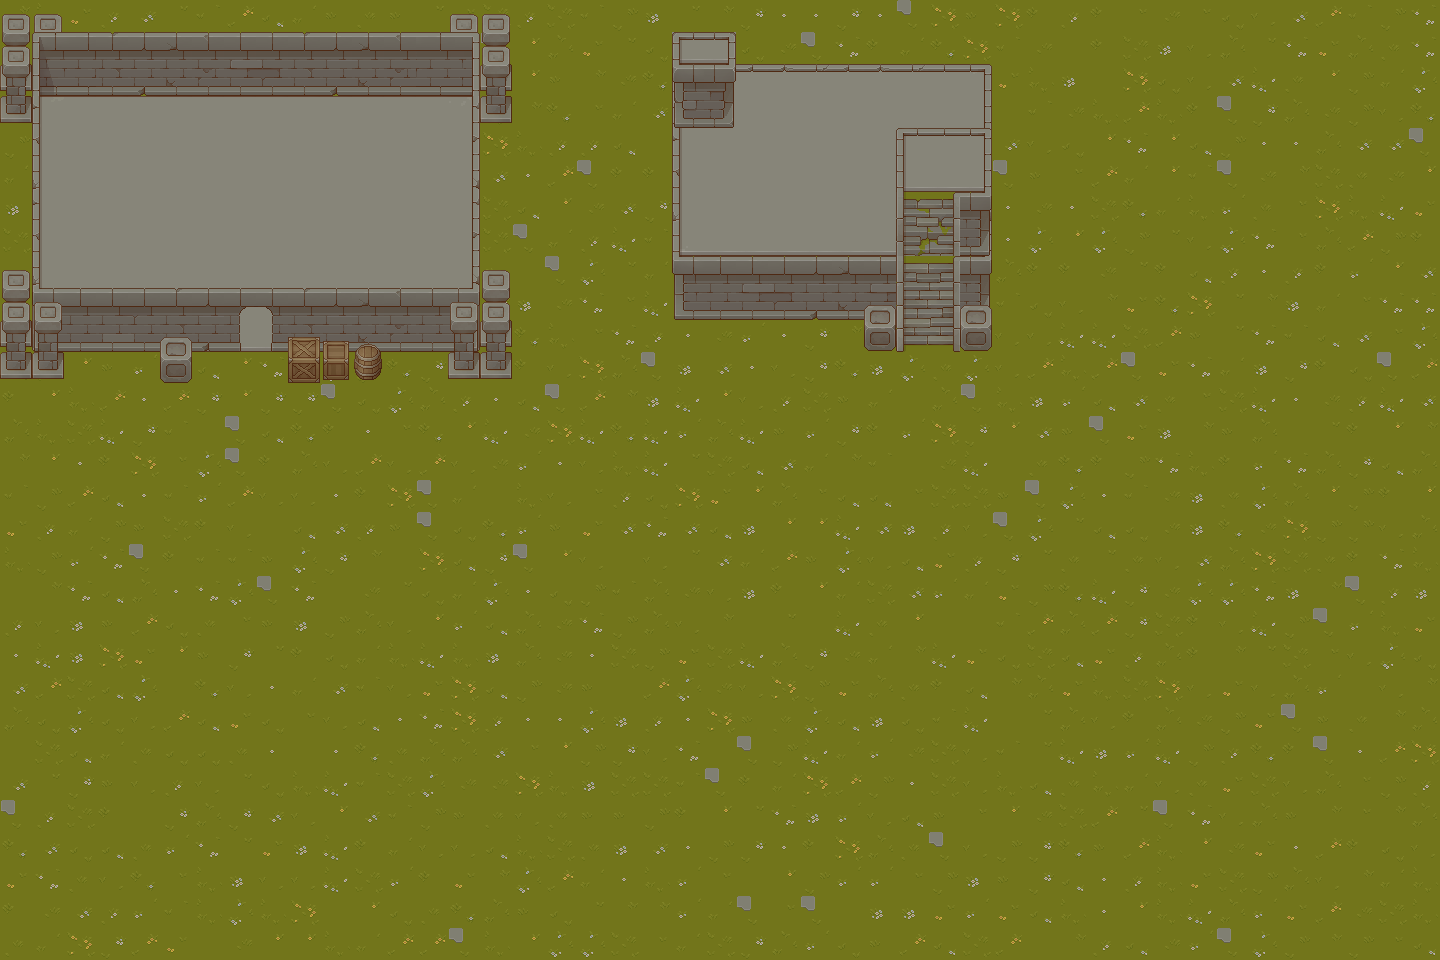

This is a level from a 2D game, rendered from its Tiled map with the project's own tilesets. A one-line summary and the map file follow, with tile-layer data summarised:
An orthogonal 45x30 tile map with 32x32 px tiles, 8 tile layers (grass, stone, on ground, structs behind walls, ...), 5 tilesets and 101 objects (starting_position, npc_1_spawn).

<map version="1.8" tiledversion="1.8.4" orientation="orthogonal" renderorder="right-down" width="45" height="30" tilewidth="32" tileheight="32" infinite="0" nextlayerid="13" nextobjectid="5">
 <tileset firstgid="1" name="TX Tileset Grass" tilewidth="32" tileheight="32" tilecount="64" columns="8">
  <image source="../_cainos/TX Tileset Grass.png" width="256" height="256" />
 </tileset>
 <tileset firstgid="65" name="TX Tileset Wall" tilewidth="32" tileheight="32" tilecount="256" columns="16">
  <image source="../_cainos/TX Tileset Wall.png" width="512" height="512" />
  <tile id="17">
   <objectgroup draworder="index" id="2">
    <object id="1" x="0" y="0" width="8" height="32" />
    <object id="2" x="8" y="0" width="24" height="8" />
   </objectgroup>
  </tile>
  <tile id="18">
   <objectgroup draworder="index" id="2">
    <object id="1" x="0" y="0" width="32" height="8" />
   </objectgroup>
  </tile>
  <tile id="19">
   <objectgroup draworder="index" id="2">
    <object id="1" x="0" y="0" width="24" height="8" />
    <object id="2" x="24" y="0" width="8" height="32" />
   </objectgroup>
  </tile>
  <tile id="21">
   <objectgroup draworder="index" id="2">
    <object id="1" x="0" y="0" width="32" height="32" />
   </objectgroup>
  </tile>
  <tile id="22">
   <objectgroup draworder="index" id="2">
    <object id="1" x="0" y="0" width="32" height="32" />
   </objectgroup>
  </tile>
  <tile id="23">
   <objectgroup draworder="index" id="2">
    <object id="1" x="0" y="0" width="32" height="32" />
   </objectgroup>
  </tile>
  <tile id="25">
   <objectgroup draworder="index" id="2">
    <object id="1" x="0" y="0" width="10" height="32" />
   </objectgroup>
  </tile>
  <tile id="26">
   <objectgroup draworder="index" id="2">
    <object id="1" x="24" y="0" width="8" height="32" />
   </objectgroup>
  </tile>
  <tile id="28">
   <objectgroup draworder="index" id="2">
    <object id="1" x="0" y="0" width="32" height="8" />
   </objectgroup>
  </tile>
  <tile id="29">
   <objectgroup draworder="index" id="2">
    <object id="1" x="0" y="0" width="32" height="8" />
   </objectgroup>
  </tile>
  <tile id="30">
   <objectgroup draworder="index" id="2">
    <object id="1" x="0" y="0" width="32" height="8" />
   </objectgroup>
  </tile>
  <tile id="33">
   <objectgroup draworder="index" id="2">
    <object id="1" x="0" y="0" width="10" height="32" />
   </objectgroup>
  </tile>
  <tile id="35">
   <objectgroup draworder="index" id="2">
    <object id="1" x="24" y="0" width="8" height="32" />
   </objectgroup>
  </tile>
  <tile id="37">
   <objectgroup draworder="index" id="2">
    <object id="1" x="0" y="0" width="32" height="32" />
   </objectgroup>
  </tile>
  <tile id="38">
   <objectgroup draworder="index" id="2">
    <object id="1" x="0" y="0" width="32" height="32" />
   </objectgroup>
  </tile>
  <tile id="39">
   <objectgroup draworder="index" id="2">
    <object id="1" x="0" y="0" width="32" height="32" />
   </objectgroup>
  </tile>
  <tile id="41">
   <objectgroup draworder="index" id="2">
    <object id="1" x="0" y="0" width="10" height="32" />
   </objectgroup>
  </tile>
  <tile id="42">
   <objectgroup draworder="index" id="2">
    <object id="1" x="24" y="0" width="8" height="32" />
   </objectgroup>
  </tile>
  <tile id="44">
   <objectgroup draworder="index" id="2">
    <object id="1" x="0" y="0" width="32" height="32" />
   </objectgroup>
  </tile>
  <tile id="45">
   <objectgroup draworder="index" id="2">
    <object id="1" x="0" y="0" width="32" height="32" />
   </objectgroup>
  </tile>
  <tile id="49">
   <objectgroup draworder="index" id="2">
    <object id="1" x="0" y="0" width="32" height="32" />
   </objectgroup>
  </tile>
  <tile id="50">
   <objectgroup draworder="index" id="2">
    <object id="1" x="0" y="0" width="32" height="32" />
   </objectgroup>
  </tile>
  <tile id="51">
   <objectgroup draworder="index" id="2">
    <object id="1" x="0" y="0" width="32" height="32" />
   </objectgroup>
  </tile>
  <tile id="53">
   <objectgroup draworder="index" id="2">
    <object id="1" x="0" y="0" width="8" height="32" />
   </objectgroup>
  </tile>
  <tile id="55">
   <objectgroup draworder="index" id="2">
    <object id="1" x="24" y="0" width="8" height="32" />
   </objectgroup>
  </tile>
  <tile id="57">
   <objectgroup draworder="index" id="2">
    <object id="1" x="0" y="0" width="10" height="32" />
   </objectgroup>
  </tile>
  <tile id="58">
   <objectgroup draworder="index" id="2">
    <object id="1" x="24" y="0" width="8" height="32" />
   </objectgroup>
  </tile>
  <tile id="60">
   <objectgroup draworder="index" id="2">
    <object id="1" x="0" y="0" width="32" height="32" />
   </objectgroup>
  </tile>
  <tile id="61">
   <objectgroup draworder="index" id="2">
    <object id="1" x="0" y="0" width="32" height="32" />
   </objectgroup>
  </tile>
  <tile id="65">
   <objectgroup draworder="index" id="2">
    <object id="1" x="2" y="0" width="30" height="32" />
   </objectgroup>
  </tile>
  <tile id="66">
   <objectgroup draworder="index" id="2">
    <object id="1" x="0" y="0" width="32" height="32" />
   </objectgroup>
  </tile>
  <tile id="67">
   <objectgroup draworder="index" id="2">
    <object id="1" x="0" y="0" width="30" height="32" />
   </objectgroup>
  </tile>
  <tile id="69">
   <objectgroup draworder="index" id="2">
    <object id="1" x="0" y="0" width="32" height="8" />
   </objectgroup>
  </tile>
  <tile id="70">
   <objectgroup draworder="index" id="2">
    <object id="1" x="0" y="0" width="32" height="8" />
   </objectgroup>
  </tile>
  <tile id="71">
   <objectgroup draworder="index" id="2">
    <object id="1" x="0" y="0" width="32" height="8" />
   </objectgroup>
  </tile>
  <tile id="76">
   <objectgroup draworder="index" id="2">
    <object id="1" x="2" y="0" width="30" height="32" />
   </objectgroup>
  </tile>
  <tile id="77">
   <objectgroup draworder="index" id="2">
    <object id="1" x="0" y="0" width="30" height="32" />
   </objectgroup>
  </tile>
  <tile id="97">
   <objectgroup draworder="index" id="2">
    <object id="1" x="0" y="0" width="32" height="32" />
   </objectgroup>
  </tile>
  <tile id="98">
   <objectgroup draworder="index" id="2">
    <object id="1" x="0" y="0" width="32" height="32" />
   </objectgroup>
  </tile>
  <tile id="99">
   <objectgroup draworder="index" id="2">
    <object id="1" x="0" y="0" width="32" height="32" />
   </objectgroup>
  </tile>
  <tile id="100">
   <objectgroup draworder="index" id="2">
    <object id="1" x="0" y="0" width="32" height="32" />
   </objectgroup>
  </tile>
  <tile id="102">
   <objectgroup draworder="index" id="2">
    <object id="1" x="0" y="0" width="32" height="32" />
   </objectgroup>
  </tile>
  <tile id="113">
   <objectgroup draworder="index" id="2">
    <object id="1" x="0" y="0" width="32" height="32" />
   </objectgroup>
  </tile>
  <tile id="114">
   <objectgroup draworder="index" id="2">
    <object id="1" x="0" y="0" width="32" height="32" />
   </objectgroup>
  </tile>
  <tile id="115">
   <objectgroup draworder="index" id="2">
    <object id="1" x="0" y="0" width="32" height="32" />
   </objectgroup>
  </tile>
  <tile id="116">
   <objectgroup draworder="index" id="2">
    <object id="1" x="0" y="0" width="32" height="32" />
   </objectgroup>
  </tile>
  <tile id="118">
   <objectgroup draworder="index" id="2">
    <object id="1" x="0" y="0" width="32" height="32" />
   </objectgroup>
  </tile>
  <tile id="145">
   <objectgroup draworder="index" id="2">
    <object id="1" x="0" y="0" width="32" height="32" />
   </objectgroup>
  </tile>
  <tile id="146">
   <objectgroup draworder="index" id="2">
    <object id="1" x="0" y="0" width="32" height="32" />
   </objectgroup>
  </tile>
  <tile id="148">
   <objectgroup draworder="index" id="2">
    <object id="1" x="0" y="0" width="32" height="32" />
   </objectgroup>
  </tile>
  <tile id="149">
   <objectgroup draworder="index" id="2">
    <object id="1" x="0" y="0" width="32" height="32" />
   </objectgroup>
  </tile>
  <tile id="161">
   <objectgroup draworder="index" id="2">
    <object id="1" x="0" y="0" width="32" height="32" />
   </objectgroup>
  </tile>
  <tile id="162">
   <objectgroup draworder="index" id="2">
    <object id="1" x="0" y="0" width="32" height="32" />
   </objectgroup>
  </tile>
  <tile id="164">
   <objectgroup draworder="index" id="2">
    <object id="1" x="0" y="0" width="32" height="32" />
   </objectgroup>
  </tile>
  <tile id="165">
   <objectgroup draworder="index" id="2">
    <object id="1" x="0" y="0" width="32" height="32" />
   </objectgroup>
  </tile>
 </tileset>
 <tileset firstgid="321" name="TX Props small" tilewidth="32" tileheight="96" tilecount="65" columns="13">
  <image source="../_cainos/TX Props small.png" width="416" height="512" />
  <tile id="3">
   <objectgroup draworder="index" id="2">
    <object id="1" x="0" y="71" width="32" height="24" />
   </objectgroup>
  </tile>
  <tile id="5">
   <objectgroup draworder="index" id="2">
    <object id="1" x="3" y="71.25" width="26" height="20.75" />
   </objectgroup>
  </tile>
  <tile id="7">
   <objectgroup draworder="index" id="2">
    <object id="1" x="0" y="71.75" width="32" height="23.25" />
   </objectgroup>
  </tile>
  <tile id="27">
   <objectgroup draworder="index" id="2">
    <object id="1" x="2" y="73.5" width="28" height="18.5" />
   </objectgroup>
  </tile>
  <tile id="46">
   <objectgroup draworder="index" id="2">
    <object id="1" x="0" y="64" width="32" height="27" />
   </objectgroup>
  </tile>
  <tile id="48">
   <objectgroup draworder="index" id="2">
    <object id="1" x="0" y="64" width="32" height="27" />
   </objectgroup>
  </tile>
 </tileset>
 <tileset firstgid="386" name="TX Tileset Stone Ground" tilewidth="32" tileheight="32" tilecount="64" columns="8">
  <image source="../_cainos/TX Tileset Stone Ground.png" width="256" height="256" />
 </tileset>
 <tileset firstgid="450" name="TX Struct" tilewidth="32" tileheight="32" tilecount="256" columns="16">
  <image source="../_cainos/TX Struct.png" width="512" height="512" />
  <tile id="17">
   <objectgroup draworder="index" id="2">
    <object id="1" x="0" y="0" width="7.75" height="32" />
   </objectgroup>
  </tile>
  <tile id="18">
   <objectgroup draworder="index" id="2">
    <object id="1" x="24" y="0" width="8" height="32" />
   </objectgroup>
  </tile>
  <tile id="20">
   <objectgroup draworder="index" id="2">
    <object id="1" x="0" y="0" width="8.5" height="32" />
   </objectgroup>
  </tile>
  <tile id="21">
   <objectgroup draworder="index" id="2">
    <object id="1" x="24.75" y="0" width="7.25" height="32" />
   </objectgroup>
  </tile>
  <tile id="23">
   <objectgroup draworder="index" id="2">
    <object id="1" x="0" y="0" width="8.25" height="32" />
   </objectgroup>
  </tile>
  <tile id="24">
   <objectgroup draworder="index" id="2">
    <object id="1" x="25" y="0" width="7" height="32" />
   </objectgroup>
  </tile>
  <tile id="33">
   <objectgroup draworder="index" id="2">
    <object id="1" x="0" y="0" width="8" height="32" />
   </objectgroup>
  </tile>
  <tile id="34">
   <objectgroup draworder="index" id="2">
    <object id="1" x="24" y="0" width="8" height="32" />
   </objectgroup>
  </tile>
  <tile id="36">
   <objectgroup draworder="index" id="2">
    <object id="1" x="0" y="0" width="8.25" height="32" />
   </objectgroup>
  </tile>
  <tile id="37">
   <objectgroup draworder="index" id="2">
    <object id="1" x="25.25" y="0" width="6.75" height="32" />
   </objectgroup>
  </tile>
  <tile id="39">
   <objectgroup draworder="index" id="2">
    <object id="1" x="0" y="0" width="8.5" height="32" />
   </objectgroup>
  </tile>
  <tile id="40">
   <objectgroup draworder="index" id="2">
    <object id="1" x="25.25" y="0" width="6.75" height="32" />
   </objectgroup>
  </tile>
  <tile id="49">
   <objectgroup draworder="index" id="2">
    <object id="1" x="0" y="0" width="8" height="32" />
   </objectgroup>
  </tile>
  <tile id="50">
   <objectgroup draworder="index" id="2">
    <object id="1" x="23.75" y="0" width="8.25" height="32" />
   </objectgroup>
  </tile>
  <tile id="52">
   <objectgroup draworder="index" id="2">
    <object id="1" x="0" y="0" width="7.75" height="32" />
   </objectgroup>
  </tile>
  <tile id="53">
   <objectgroup draworder="index" id="2">
    <object id="1" x="24.75" y="0" width="7.25" height="32" />
   </objectgroup>
  </tile>
  <tile id="55">
   <objectgroup draworder="index" id="2">
    <object id="1" x="0" y="0" width="8" height="32" />
   </objectgroup>
  </tile>
  <tile id="56">
   <objectgroup draworder="index" id="2">
    <object id="1" x="24.75" y="0" width="7.25" height="32" />
   </objectgroup>
  </tile>
  <tile id="81">
   <objectgroup draworder="index" id="2">
    <object id="1" x="0" y="0" width="7.75" height="32" />
   </objectgroup>
  </tile>
  <tile id="82">
   <objectgroup draworder="index" id="2">
    <object id="1" x="23.75" y="0" width="8.25" height="32" />
   </objectgroup>
  </tile>
  <tile id="84">
   <objectgroup draworder="index" id="2">
    <object id="1" x="0" y="0" width="8" height="32" />
   </objectgroup>
  </tile>
  <tile id="85">
   <objectgroup draworder="index" id="2">
    <object id="1" x="24.5" y="0" width="7.5" height="32" />
   </objectgroup>
  </tile>
  <tile id="87">
   <objectgroup draworder="index" id="2">
    <object id="1" x="0" y="0" width="7.75" height="32" />
   </objectgroup>
  </tile>
  <tile id="88">
   <objectgroup draworder="index" id="2">
    <object id="1" x="24.25" y="0" width="7.75" height="32" />
   </objectgroup>
  </tile>
  <tile id="97">
   <objectgroup draworder="index" id="2">
    <object id="1" x="0" y="0" width="8" height="32" />
   </objectgroup>
  </tile>
  <tile id="98">
   <objectgroup draworder="index" id="2">
    <object id="1" x="24.25" y="0" width="7.75" height="32" />
   </objectgroup>
  </tile>
  <tile id="100">
   <objectgroup draworder="index" id="2">
    <object id="1" x="0" y="0" width="8" height="32" />
   </objectgroup>
  </tile>
  <tile id="101">
   <objectgroup draworder="index" id="2">
    <object id="1" x="24.75" y="0" width="7.25" height="32" />
   </objectgroup>
  </tile>
  <tile id="103">
   <objectgroup draworder="index" id="2">
    <object id="1" x="0" y="0" width="8.5" height="32" />
   </objectgroup>
  </tile>
  <tile id="104">
   <objectgroup draworder="index" id="2">
    <object id="1" x="25" y="0" width="7" height="32" />
   </objectgroup>
  </tile>
  <tile id="113">
   <objectgroup draworder="index" id="2">
    <object id="1" x="0" y="0" width="8.25" height="32" />
   </objectgroup>
  </tile>
  <tile id="114">
   <objectgroup draworder="index" id="2">
    <object id="1" x="23.75" y="0" width="8.25" height="32" />
   </objectgroup>
  </tile>
  <tile id="116">
   <objectgroup draworder="index" id="2">
    <object id="1" x="0" y="0" width="8.25" height="32" />
   </objectgroup>
  </tile>
  <tile id="117">
   <objectgroup draworder="index" id="2">
    <object id="1" x="24.5" y="0" width="7.5" height="32" />
   </objectgroup>
  </tile>
  <tile id="119">
   <objectgroup draworder="index" id="2">
    <object id="1" x="0" y="0" width="8.25" height="32" />
   </objectgroup>
  </tile>
  <tile id="120">
   <objectgroup draworder="index" id="2">
    <object id="1" x="24.5" y="0" width="7.5" height="32" />
   </objectgroup>
  </tile>
 </tileset>
 <layer id="1" name="grass" width="45" height="30">
  <data>[1350 cells, 1350 non-empty, 33 distinct tile ids]</data>
 </layer>
 <layer id="6" name="stone" width="45" height="30">
  <data>[1350 cells, 170 non-empty, 9 distinct tile ids]</data>
 </layer>
 <layer id="11" name="on ground" width="45" height="30">
  <data>[1350 cells, 0 non-empty, 0 distinct tile ids]</data>
 </layer>
 <layer id="8" name="structs behind walls" width="45" height="30">
  <data>[1350 cells, 12 non-empty, 11 distinct tile ids]</data>
 </layer>
 <layer id="3" name="walls" width="45" height="30">
  <data>[1350 cells, 108 non-empty, 47 distinct tile ids]</data>
 </layer>
 <layer id="12" name="props" width="45" height="30">
  <data>[1350 cells, 6 non-empty, 4 distinct tile ids]</data>
 </layer>
 <layer id="7" name="structs" width="45" height="30">
  <data>[1350 cells, 10 non-empty, 1 distinct tile ids]</data>
 </layer>
 <layer id="10" name="roof walls" width="45" height="30">
  <data>[1350 cells, 14 non-empty, 14 distinct tile ids]</data>
 </layer>
 <objectgroup id="5" name="objs">
  <object id="1" name="starting_position" x="945" y="160" width="1" height="1" />
  <object id="4" name="npc_1_spawn" x="600" y="373" />
 </objectgroup>
</map>
